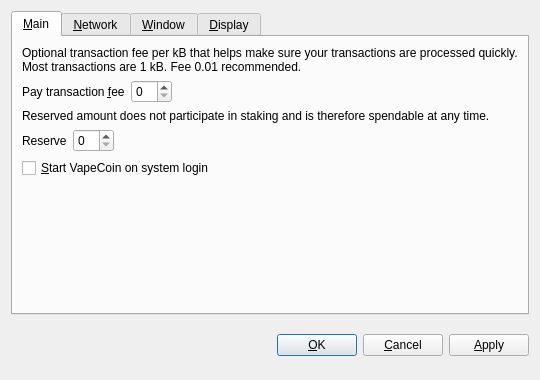
<?xml version="1.0" encoding="UTF-8"?>
<ui version="4.0">
 <class>OptionsDialog</class>
 <widget class="QDialog" name="OptionsDialog">
  <property name="geometry">
   <rect>
    <x>0</x>
    <y>0</y>
    <width>540</width>
    <height>380</height>
   </rect>
  </property>
  <property name="windowTitle">
   <string>Options</string>
  </property>
  <property name="modal">
   <bool>true</bool>
  </property>
  <layout class="QVBoxLayout" name="verticalLayout">
   <item>
    <widget class="QTabWidget" name="tabWidget">
     <property name="tabPosition">
      <enum>QTabWidget::North</enum>
     </property>
     <property name="currentIndex">
      <number>0</number>
     </property>
     <widget class="QWidget" name="tabMain">
      <attribute name="title">
       <string>&amp;Main</string>
      </attribute>
      <layout class="QVBoxLayout" name="verticalLayout_Main">
       <item>
        <widget class="QLabel" name="transactionFeeInfoLabel">
         <property name="text">
          <string>Optional transaction fee per kB that helps make sure your transactions are processed quickly. Most transactions are 1 kB. Fee 0.01 recommended.</string>
         </property>
         <property name="textFormat">
          <enum>Qt::PlainText</enum>
         </property>
         <property name="wordWrap">
          <bool>true</bool>
         </property>
        </widget>
       </item>
       <item>
        <layout class="QHBoxLayout" name="horizontalLayoutFee">
         <item>
          <widget class="QLabel" name="transactionFeeLabel">
           <property name="text">
            <string>Pay transaction &amp;fee</string>
           </property>
           <property name="textFormat">
            <enum>Qt::PlainText</enum>
           </property>
           <property name="buddy">
            <cstring>transactionFee</cstring>
           </property>
          </widget>
         </item>
         <item>
          <widget class="BitcoinAmountField" name="transactionFee"/>
         </item>
         <item>
          <spacer name="horizontalSpacerFee">
           <property name="orientation">
            <enum>Qt::Horizontal</enum>
           </property>
           <property name="sizeHint" stdset="0">
            <size>
             <width>40</width>
             <height>20</height>
            </size>
           </property>
          </spacer>
         </item>
        </layout>
       </item>
       <item>
        <widget class="QLabel" name="reserveBalanceInfoLabel">
         <property name="text">
          <string>Reserved amount does not participate in staking and is therefore spendable at any time.</string>
         </property>
         <property name="textFormat">
          <enum>Qt::PlainText</enum>
         </property>
         <property name="wordWrap">
          <bool>true</bool>
         </property>
        </widget>
       </item>
       <item>
        <layout class="QHBoxLayout" name="horizontalLayoutReserveBalance">
         <item>
          <widget class="QLabel" name="reserveBalanceLabel">
           <property name="text">
            <string>Reserve</string>
           </property>
           <property name="textFormat">
            <enum>Qt::PlainText</enum>
           </property>
           <property name="buddy">
            <cstring>reserveBalance</cstring>
           </property>
          </widget>
         </item>
         <item>
          <widget class="BitcoinAmountField" name="reserveBalance"/>
         </item>
         <item>
          <spacer name="horizontalSpacerReserveBalance">
           <property name="orientation">
            <enum>Qt::Horizontal</enum>
           </property>
           <property name="sizeHint" stdset="0">
            <size>
             <width>40</width>
             <height>20</height>
            </size>
           </property>
          </spacer>
         </item>
        </layout>
       </item>
       <item>
        <widget class="QCheckBox" name="bitcoinAtStartup">
         <property name="toolTip">
          <string>Automatically start VapeCoin after logging in to the system.</string>
         </property>
         <property name="text">
          <string>&amp;Start VapeCoin on system login</string>
         </property>
        </widget>
       </item>
       <item>
        <spacer name="verticalSpacer_Main">
         <property name="orientation">
          <enum>Qt::Vertical</enum>
         </property>
         <property name="sizeHint" stdset="0">
          <size>
           <width>20</width>
           <height>40</height>
          </size>
         </property>
        </spacer>
       </item>
      </layout>
     </widget>
     <widget class="QWidget" name="tabNetwork">
      <attribute name="title">
       <string>&amp;Network</string>
      </attribute>
      <layout class="QVBoxLayout" name="verticalLayout_Network">
       <item>
        <widget class="QCheckBox" name="mapPortUpnp">
         <property name="toolTip">
          <string>Automatically open the VapeCoin client port on the router. This only works when your router supports UPnP and it is enabled.</string>
         </property>
         <property name="text">
          <string>Map port using &amp;UPnP</string>
         </property>
        </widget>
       </item>
       <item>
        <widget class="QCheckBox" name="connectSocks">
         <property name="toolTip">
          <string>Connect to the VapeCoin network through a SOCKS5 proxy (e.g. when connecting through Tor).</string>
         </property>
         <property name="text">
          <string>&amp;Connect through SOCKS5 proxy:</string>
         </property>
        </widget>
       </item>
       <item>
        <layout class="QHBoxLayout" name="horizontalLayout_Network">
         <item>
          <widget class="QLabel" name="proxyIpLabel">
           <property name="text">
            <string>Proxy &amp;IP:</string>
           </property>
           <property name="textFormat">
            <enum>Qt::PlainText</enum>
           </property>
           <property name="buddy">
            <cstring>proxyIp</cstring>
           </property>
          </widget>
         </item>
         <item>
          <widget class="QValidatedLineEdit" name="proxyIp">
           <property name="maximumSize">
            <size>
             <width>140</width>
             <height>16777215</height>
            </size>
           </property>
           <property name="toolTip">
            <string>IP address of the proxy (e.g. 127.0.0.1)</string>
           </property>
          </widget>
         </item>
         <item>
          <widget class="QLabel" name="proxyPortLabel">
           <property name="text">
            <string>&amp;Port:</string>
           </property>
           <property name="textFormat">
            <enum>Qt::PlainText</enum>
           </property>
           <property name="buddy">
            <cstring>proxyPort</cstring>
           </property>
          </widget>
         </item>
         <item>
          <widget class="QLineEdit" name="proxyPort">
           <property name="maximumSize">
            <size>
             <width>55</width>
             <height>16777215</height>
            </size>
           </property>
           <property name="toolTip">
            <string>Port of the proxy (e.g. 9050)</string>
           </property>
          </widget>
         </item>
         <item>
          <spacer name="horizontalSpacer_Network">
           <property name="orientation">
            <enum>Qt::Horizontal</enum>
           </property>
           <property name="sizeHint" stdset="0">
            <size>
             <width>40</width>
             <height>20</height>
            </size>
           </property>
          </spacer>
         </item>
        </layout>
       </item>
       <item>
        <spacer name="verticalSpacer_Network">
         <property name="orientation">
          <enum>Qt::Vertical</enum>
         </property>
         <property name="sizeHint" stdset="0">
          <size>
           <width>20</width>
           <height>40</height>
          </size>
         </property>
        </spacer>
       </item>
      </layout>
     </widget>
     <widget class="QWidget" name="tabWindow">
      <attribute name="title">
       <string>&amp;Window</string>
      </attribute>
      <layout class="QVBoxLayout" name="verticalLayout_Window">
       <item>
        <widget class="QCheckBox" name="minimizeToTray">
         <property name="toolTip">
          <string>Show only a tray icon after minimizing the window.</string>
         </property>
         <property name="text">
          <string>&amp;Minimize to the tray instead of the taskbar</string>
         </property>
        </widget>
       </item>
       <item>
        <widget class="QCheckBox" name="minimizeOnClose">
         <property name="toolTip">
          <string>Minimize instead of exit the application when the window is closed. When this option is enabled, the application will be closed only after selecting Quit in the menu.</string>
         </property>
         <property name="text">
          <string>M&amp;inimize on close</string>
         </property>
        </widget>
       </item>
       <item>
        <spacer name="verticalSpacer_Window">
         <property name="orientation">
          <enum>Qt::Vertical</enum>
         </property>
         <property name="sizeHint" stdset="0">
          <size>
           <width>20</width>
           <height>40</height>
          </size>
         </property>
        </spacer>
       </item>
      </layout>
     </widget>
     <widget class="QWidget" name="tabDisplay">
      <attribute name="title">
       <string>&amp;Display</string>
      </attribute>
      <layout class="QVBoxLayout" name="verticalLayout_Display">
       <item>
        <layout class="QHBoxLayout" name="horizontalLayout_1_Display">
         <item>
          <widget class="QLabel" name="langLabel">
           <property name="text">
            <string>User Interface &amp;language:</string>
           </property>
           <property name="textFormat">
            <enum>Qt::PlainText</enum>
           </property>
           <property name="buddy">
            <cstring>lang</cstring>
           </property>
          </widget>
         </item>
         <item>
          <widget class="QValueComboBox" name="lang">
           <property name="toolTip">
            <string>The user interface language can be set here. This setting will take effect after restarting VapeCoin.</string>
           </property>
          </widget>
         </item>
        </layout>
       </item>
       <item>
        <layout class="QHBoxLayout" name="horizontalLayout_2_Display">
         <item>
          <widget class="QLabel" name="unitLabel">
           <property name="text">
            <string>&amp;Unit to show amounts in:</string>
           </property>
           <property name="textFormat">
            <enum>Qt::PlainText</enum>
           </property>
           <property name="buddy">
            <cstring>unit</cstring>
           </property>
          </widget>
         </item>
         <item>
          <widget class="QValueComboBox" name="unit">
           <property name="toolTip">
            <string>Choose the default subdivision unit to show in the interface and when sending coins.</string>
           </property>
          </widget>
         </item>
        </layout>
       </item>
       <item>
        <widget class="QCheckBox" name="coinControlFeatures">
         <property name="toolTip">
          <string>Whether to show coin control features or not.</string>
         </property>
         <property name="text">
          <string>Display coin &amp;control features (experts only!)</string>
         </property>
        </widget>
       </item>
       <item>
        <widget class="QCheckBox" name="useBlackTheme">
         <property name="text">
          <string>Use black visual theme (requires restart)</string>
         </property>
        </widget>
       </item>
       <item>
        <spacer name="verticalSpacer_Display">
         <property name="orientation">
          <enum>Qt::Vertical</enum>
         </property>
         <property name="sizeHint" stdset="0">
          <size>
           <width>20</width>
           <height>40</height>
          </size>
         </property>
        </spacer>
       </item>
      </layout>
     </widget>
    </widget>
   </item>
   <item>
    <layout class="QHBoxLayout" name="horizontalLayout_Buttons">
     <item>
      <spacer name="horizontalSpacer_1">
       <property name="orientation">
        <enum>Qt::Horizontal</enum>
       </property>
       <property name="sizeHint" stdset="0">
        <size>
         <width>40</width>
         <height>48</height>
        </size>
       </property>
      </spacer>
     </item>
     <item>
      <widget class="QLabel" name="statusLabel">
       <property name="font">
        <font>
         <weight>75</weight>
         <bold>true</bold>
        </font>
       </property>
       <property name="text">
        <string/>
       </property>
       <property name="textFormat">
        <enum>Qt::PlainText</enum>
       </property>
       <property name="wordWrap">
        <bool>true</bool>
       </property>
      </widget>
     </item>
     <item>
      <spacer name="horizontalSpacer_2">
       <property name="orientation">
        <enum>Qt::Horizontal</enum>
       </property>
       <property name="sizeHint" stdset="0">
        <size>
         <width>40</width>
         <height>48</height>
        </size>
       </property>
      </spacer>
     </item>
     <item>
      <widget class="QPushButton" name="okButton">
       <property name="text">
        <string>&amp;OK</string>
       </property>
      </widget>
     </item>
     <item>
      <widget class="QPushButton" name="cancelButton">
       <property name="text">
        <string>&amp;Cancel</string>
       </property>
       <property name="autoDefault">
        <bool>false</bool>
       </property>
      </widget>
     </item>
     <item>
      <widget class="QPushButton" name="applyButton">
       <property name="text">
        <string>&amp;Apply</string>
       </property>
       <property name="autoDefault">
        <bool>false</bool>
       </property>
      </widget>
     </item>
    </layout>
   </item>
  </layout>
 </widget>
 <customwidgets>
  <customwidget>
   <class>BitcoinAmountField</class>
   <extends>QSpinBox</extends>
   <header>bitcoinamountfield.h</header>
  </customwidget>
  <customwidget>
   <class>QValueComboBox</class>
   <extends>QComboBox</extends>
   <header>qvaluecombobox.h</header>
  </customwidget>
  <customwidget>
   <class>QValidatedLineEdit</class>
   <extends>QLineEdit</extends>
   <header>qvalidatedlineedit.h</header>
  </customwidget>
 </customwidgets>
 <resources/>
 <connections/>
</ui>
